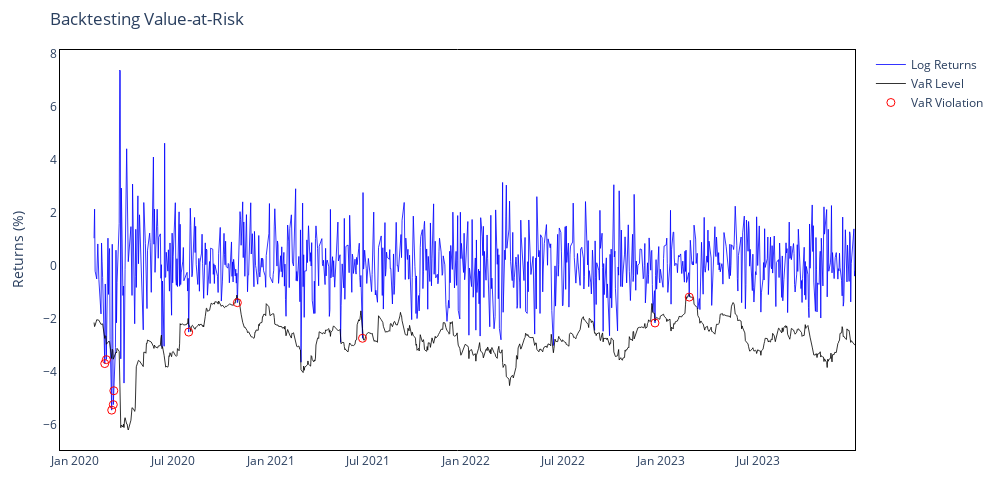
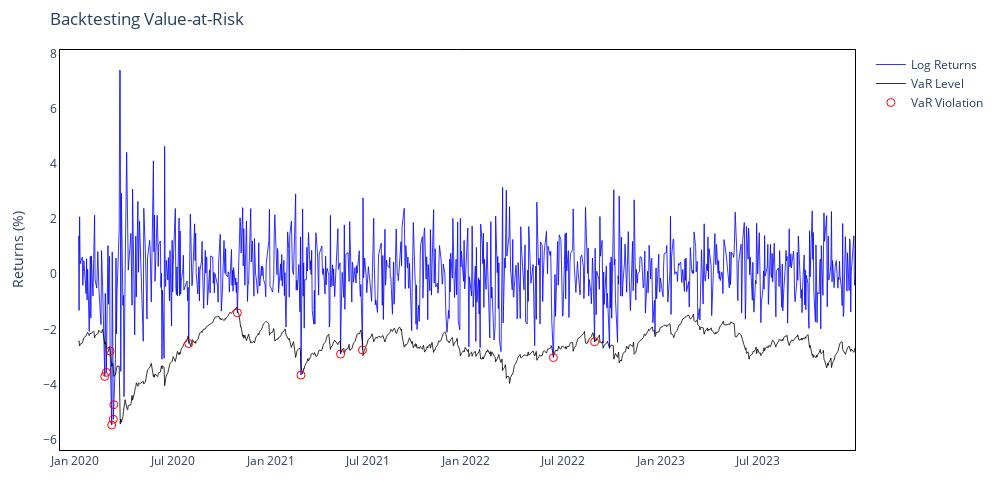

The cell these charts' notebook holds for them, in order:
### Code cell
# Just call the function on either result:
fig_ma = IP.interactive_plot_var(result_ma)
fig_ma.show()

# Or for RiskMetrics:
fig_rm = IP.interactive_plot_var(result_rm)
fig_rm.show()

### Figure 1 — Plotly figure (JSON) as saved in the notebook; plotly's stock layout.template omitted (floating-point values rounded to 4 significant figures; data arrays with more than 128 entries replaced by an {"elided": "..."} marker saying what was removed)
{"data": [{"hovertemplate": "Date: %{x}<br>Return: %{y:.2f}%", "line": {"color": "blue", "width": 0.8}, "mode": "lines", "name": "Log Returns", "type": "scatter", "x": {"elided": "907 str values"}, "y": {"elided": "907 float values"}}, {"customdata": {"elided": "907 float values"}, "hovertemplate": "Date: %{x}<br>VaR: %{customdata:.2f}%", "line": {"color": "black", "width": 0.8}, "mode": "lines", "name": "VaR Level", "type": "scatter", "x": {"elided": "907 str values"}, "y": {"elided": "907 float values"}}, {"hovertemplate": "Date: %{x}<br>Return: %{y:.2f}%", "marker": {"color": "red", "size": 8, "symbol": "circle-open"}, "mode": "markers", "name": "VaR Violation", "type": "scatter", "x": ["2020-02-25T00:00:00", "2020-02-28T00:00:00", "2020-03-09T00:00:00", "2020-03-12T00:00:00", "2020-03-13T00:00:00", "2020-07-31T00:00:00", "2020-10-30T00:00:00", "2021-06-21T00:00:00", "2022-12-20T00:00:00", "2023-02-22T00:00:00"], "y": [-3.701, -3.553, -5.463, -5.254, -4.728, -2.51, -1.397, -2.744, -2.165, -1.186]}], "layout": {"height": 500, "hovermode": "x unified", "margin": {"b": 50, "l": 60, "r": 60, "t": 50}, "paper_bgcolor": "white", "plot_bgcolor": "white", "title": {"text": "Backtesting Value-at-Risk"}, "width": 1000, "xaxis": {"linecolor": "black", "linewidth": 1, "mirror": true, "showline": true}, "yaxis": {"linecolor": "black", "linewidth": 1, "mirror": true, "showline": true, "title": {"text": "Returns (%)"}}}}

### Figure 2 — Plotly figure (JSON) as saved in the notebook; plotly's stock layout.template omitted (floating-point values rounded to 4 significant figures; data arrays with more than 128 entries replaced by an {"elided": "..."} marker saying what was removed)
{"data": [{"hovertemplate": "Date: %{x}<br>Return: %{y:.2f}%", "line": {"color": "blue", "width": 0.8}, "mode": "lines", "name": "Log Returns", "type": "scatter", "x": {"elided": "926 str values"}, "y": {"elided": "926 float values"}}, {"customdata": {"elided": "926 float values"}, "hovertemplate": "Date: %{x}<br>VaR: %{customdata:.2f}%", "line": {"color": "black", "width": 0.8}, "mode": "lines", "name": "VaR Level", "type": "scatter", "x": {"elided": "926 str values"}, "y": {"elided": "926 float values"}}, {"hovertemplate": "Date: %{x}<br>Return: %{y:.2f}%", "marker": {"color": "red", "size": 8, "symbol": "circle-open"}, "mode": "markers", "name": "VaR Violation", "type": "scatter", "x": ["2020-02-25T00:00:00", "2020-02-28T00:00:00", "2020-03-06T00:00:00", "2020-03-09T00:00:00", "2020-03-12T00:00:00", "2020-03-13T00:00:00", "2020-07-31T00:00:00", "2020-10-30T00:00:00", "2021-02-26T00:00:00", "2021-05-11T00:00:00", "2021-06-21T00:00:00", "2022-06-13T00:00:00", "2022-08-29T00:00:00"], "y": [-3.701, -3.553, -2.782, -5.463, -5.254, -4.728, -2.51, -1.397, -3.651, -2.894, -2.744, -3.019, -2.446]}], "layout": {"height": 500, "hovermode": "x unified", "margin": {"b": 50, "l": 60, "r": 60, "t": 50}, "paper_bgcolor": "white", "plot_bgcolor": "white", "title": {"text": "Backtesting Value-at-Risk"}, "width": 1000, "xaxis": {"linecolor": "black", "linewidth": 1, "mirror": true, "showline": true}, "yaxis": {"linecolor": "black", "linewidth": 1, "mirror": true, "showline": true, "title": {"text": "Returns (%)"}}}}
